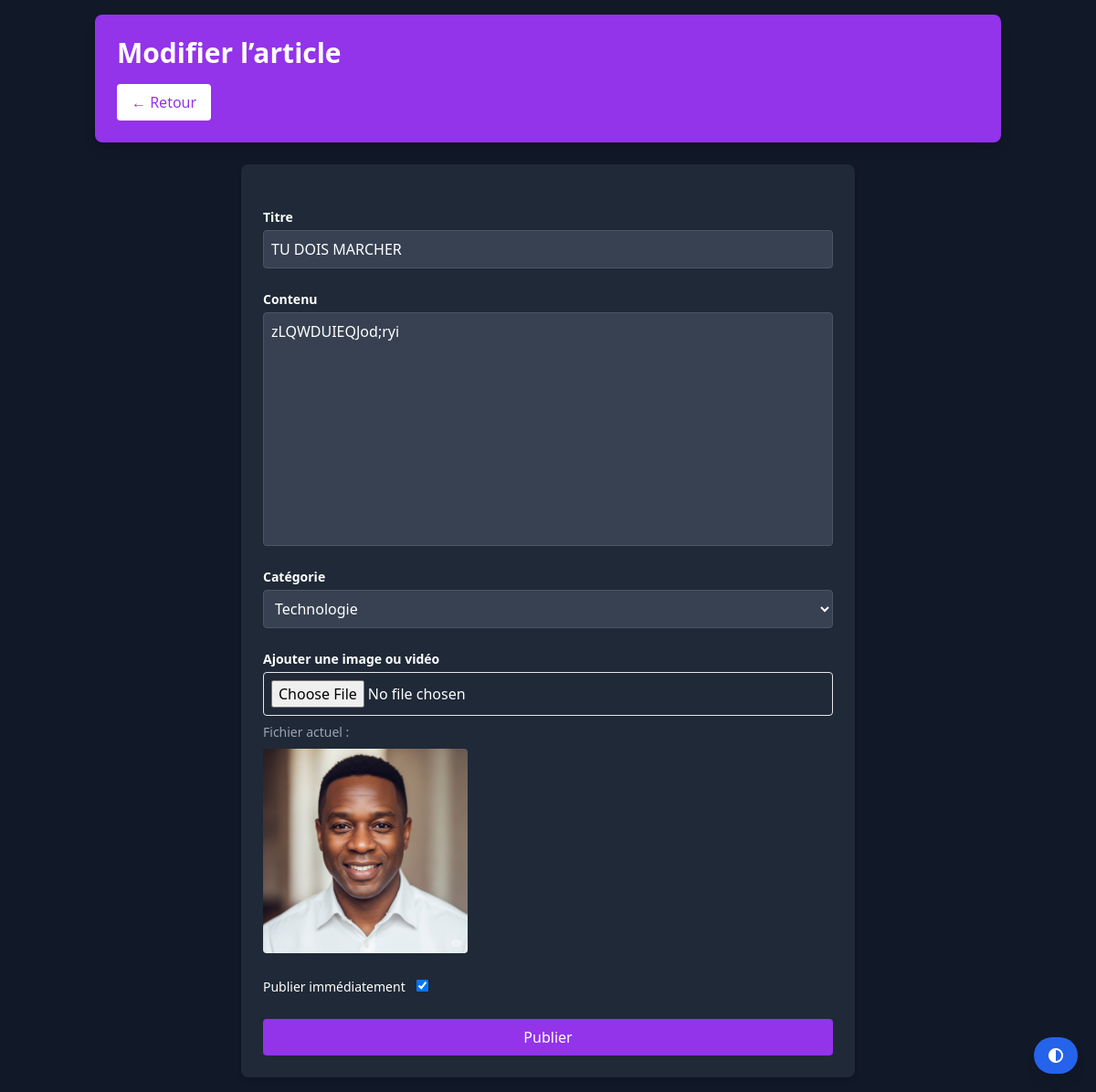
The app's page /edit-post/5 (signed in) with its own data.
### models.py (models this page shows)
class BlogPost(db.Model):
    id = db.Column(db.Integer, primary_key=True, autoincrement=True)
    title = db.Column(db.String(100), nullable=False)
    content = db.Column(db.Text, nullable=False)
    media_path = db.Column(db.String(200), nullable=True)
    published = db.Column(db.Boolean, default=False)
    created_at = db.Column(db.DateTime, default=datetime.utcnow)
    views = db.Column(db.Integer, default=0)
    likes = db.Column(db.Integer, default=0)
    category_id = db.Column(db.Integer, db.ForeignKey('category.id'), nullable=False)
    author_id = db.Column(db.Integer, db.ForeignKey('user.id'), nullable=False)
    comments = db.relationship('Comment', backref='post', cascade='all, delete-orphan', lazy=True)

### app.py (the view, shortened to what this page needs)
@app.route('/edit-post/<int:post_id>', methods=['GET', 'POST'])
@login_required
def edit_post(post_id):
    post = BlogPost.query.get_or_404(post_id)
    form = BlogPostForm(obj=post)
    form.category.choices = [(cat.id, cat.name) for cat in Category.query.all()]
    return render_template('edit_post.html', form=form, post=post)

### forms.py
class BlogPostForm(FlaskForm):
    title = StringField('Titre', validators=[DataRequired()])
    content = TextAreaField('Contenu', validators=[DataRequired()])
    category = SelectField('Catégorie', coerce=int, validators=[DataRequired()])
    published = BooleanField('Publier immédiatement')
    media = FileField('Ajouter une image ou vidéo')
    submit = SubmitField('Publier')

### app.py (called while the page is built)
@login_manager.user_loader
def load_user(user_id):
    return User.query.get(int(user_id))

### templates/edit_post.html (shortened to what this page needs)
{% extends "base.html" %}
{% block extra_css %}
<link href="https://cdn.quilljs.com/1.3.6/quill.snow.css" rel="stylesheet">
{% endblock %}
{% block content %}
<header class="bg-purple-600 text-white p-6 rounded-lg shadow-lg mb-6">
    <h1 class="text-3xl font-bold">Modifier l’article</h1>
    <a href="{{ url_for('dashboard') }}" class="inline-block mt-4 bg-white text-purple-600 px-4 py-2 rounded hover:bg-gray-100">← Retour</a>
</header>
<div class="bg-white dark:bg-gray-800 p-6 rounded-lg shadow-md max-w-2xl mx-auto">
    <form action="{{ url_for('edit_post', post_id=post.id) }}" method="POST" enctype="multipart/form-data" class="space-y-6" id="edit-form">
        <div>
            {{ form.title.label(class="block text-sm font-semibold mb-1") }}
            {{ form.title(class="w-full p-2 border rounded dark:bg-gray-700 dark:border-gray-600") }}
        </div>
        <div>
            <label for="editor" class="block text-sm font-semibold mb-1">Contenu</label>
            <div id="editor" class="bg-white dark:bg-gray-700 h-64 rounded border dark:border-gray-600 p-2 overflow-y-auto">
                {{ form.content.data|safe or '' }}
            </div>
        </div>
        <div>
            {{ form.category.label(class="block text-sm font-semibold mb-1") }}
            {{ form.category(class="w-full p-2 border rounded dark:bg-gray-700 dark:border-gray-600") }}
        </div>
        <div>
            {{ form.media.label(class="block text-sm font-semibold mb-1") }}
            {{ form.media(class="w-full p-2 border rounded") }}
            {% if post.media_path %}
                <p class="text-sm text-gray-500 dark:text-gray-400 mt-2">Fichier actuel :</p>
                {% if post.media_path.endswith('mp4') %}
                    <video controls class="w-full max-h-56 mt-2 rounded">
                        <source src="{{ url_for('static', filename='uploads/' + post.media_path) }}" type="video/mp4">
                    </video>
                {% else %}
                    <img src="{{ url_for('static', filename='uploads/' + post.media_path) }}" alt="media" class="mt-2 rounded max-h-56">
                {% endif %}
            {% endif %}
        </div>
        <div>
            {{ form.published.label(class="inline-block mr-2 text-sm font-medium") }}
            {{ form.published() }}
        </div>
        <button type="submit" class="w-full bg-purple-600 text-white py-2 px-4 rounded hover:bg-purple-700 transition">
            {{ form.submit.label.text or 'Mettre à jour' }}
        </button>
    </form>
</div>
{% endblock %}

### records on screen
BlogPost: title "TU DOIS MARCHER", content.data "zLQWDUIEQJod;ryi", category "Technologie", media_path (picture), published "☑"
